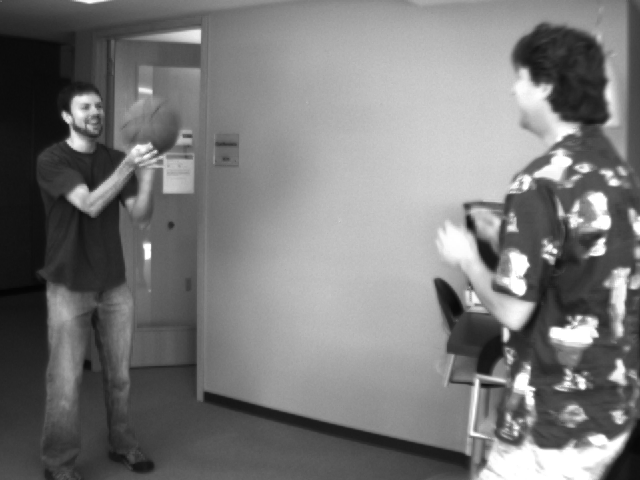
#> input picture Assignment_5/eval-data-gray/Basketball/frame10.png, 640 x 480 px
$ jupyter execute --allow-errors Report.ipynb   (text cells are left out)
#> lines starting #> are read from the running program, lines starting #| are printed output that depends on the picture; pictures that were not available may be replaced by others from this repository, and a replacement may not be noted
[cell 1]
import numpy as np
import pandas as pd
import matplotlib.pyplot as plt
import cv2 as cv

[cell 2]
def optical_flow(frame1, frame2, win=2):
    Ix = np.zeros(frame1.shape).astype(np.float32)
    Iy = np.zeros(frame1.shape).astype(np.float32)
    It = np.zeros(frame1.shape).astype(np.float32)

    Ix[1:-1, 1:-1] = cv.subtract(frame1[1:-1, 2:], frame1[1:-1, :-2]) / 2
    Iy[1:-1, 1:-1] = cv.subtract(frame1[2:, 1:-1], frame1[:-2, 1:-1]) / 2
    It[1:-1, 1:-1] = cv.subtract(frame1[1:-1, 1:-1], frame2[1:-1, 1:-1])

    params = np.zeros(frame1.shape + (5, ))
    params[..., 0] = Ix**2
    params[..., 1] = Iy**2
    params[..., 2] = Ix * Iy
    params[..., 3] = Ix * It
    params[..., 4] = Iy * It
    del It, Ix, Iy
    cum_params = np.cumsum(np.cumsum(params, axis=0), axis=1)
    del params
    win_params = (cum_params[2 * win + 1:, 2 * win + 1:] -
                  cum_params[2 * win + 1:, :-1 - 2 * win])
    win_params -= cum_params[:-1 - 2 * win, 2 * win + 1:]
    win_params += cum_params[:-1 - 2 * win, :-1 - 2 * win]
    del cum_params
    op_flow = np.zeros(frame1.shape + (2, ))
    det = win_params[..., 0] * win_params[..., 1] - win_params[..., 2]**2

    op_flow_x = np.where(det != 0,
                         (win_params[..., 1] * win_params[..., 3] -
                          win_params[..., 2] * win_params[..., 4]) / det, 0)
    op_flow_y = np.where(det != 0,
                         (win_params[..., 0] * win_params[..., 4] -
                          win_params[..., 2] * win_params[..., 3]) / det, 0)
    op_flow[win + 1:-1 - win, win + 1:-1 - win, 0] = op_flow_x[:-1, :-1]
    op_flow[win + 1:-1 - win, win + 1:-1 - win, 1] = op_flow_y[:-1, :-1]
    op_flow = op_flow.astype(np.float32)
    return op_flow

[cell 3]
def draw_flow(img, flow):
    x = np.arange(0, img.shape[1], 1)
    y = np.arange(0, img.shape[0], 1)
    x, y = np.meshgrid(x, y)
    plt.figure()
    fig = plt.imshow(img, cmap='gray', interpolation='bicubic')
    plt.axis('off')
    fig.axes.get_xaxis().set_visible(False)
    fig.axes.get_yaxis().set_visible(False)
    step = img.shape[0] / 20
    step = int(step)
    plt.quiver(
        x[::step, ::step],
        y[::step, ::step],
        flow[::step, ::step, 0],
        flow[::step, ::step, 1],
        color='r',
        pivot='middle',
        headwidth=2,
        headlength=3)
    plt.axis('off')
    plt.show()

[cell 4]
image1 = cv.imread("eval-data-gray/Basketball/frame10.png", 0)
#> image1 is the input picture: shape (480, 640); min 4, max 255, mean 120.3
image2 = cv.imread("eval-data-gray/Basketball/frame11.png", 0)
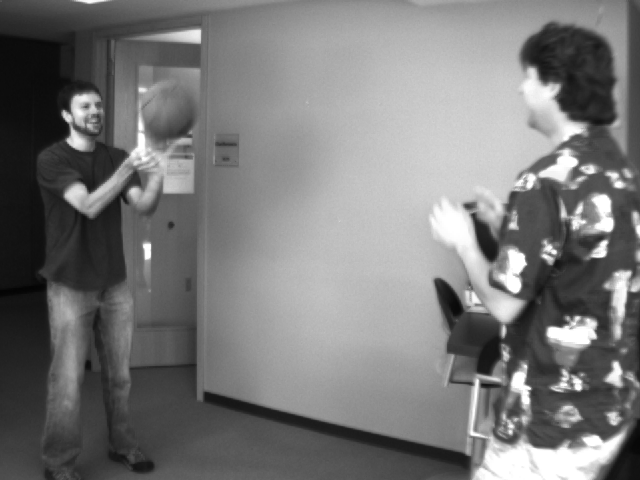
#> input picture Assignment_5/eval-data-gray/Basketball/frame11.png, 640 x 480 px
#> image2 is the input picture: shape (480, 640); min 4, max 255, mean 119.9
flow = optical_flow(image1, image2, 15)
#> in optical_flow, `It[1:-1, 1:-1] = cv.subtract(frame1[1:-1, 1:-1], frame2[1:-1, 1:-1])`:
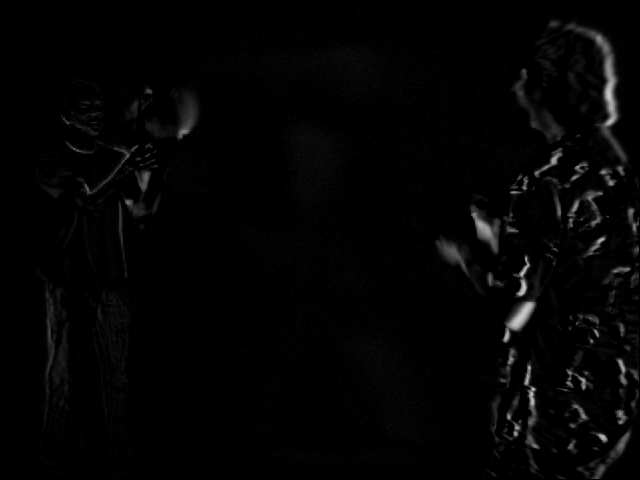
#> It: shape (480, 640) float32; min 0, max 203, mean 4.1
draw_flow(image1, flow)

[cell 5]
image1 = cv.imread("eval-data-gray/Army/frame10.png", 0)
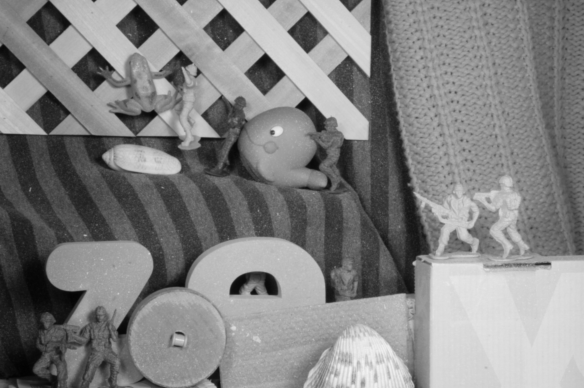
#> input picture Assignment_5/eval-data-gray/Army/frame10.png, 584 x 388 px
#> image1 is the input picture: shape (388, 584); min 2, max 244, mean 129.5
image2 = cv.imread("eval-data-gray/Army/frame11.png", 0)
#> (the rest of this cell did not finish here and is left out)

#> call 2 of optical_flow, with win = 15
#> in optical_flow (call 2), `Iy[1:-1, 1:-1] = cv.subtract(frame1[2:, 1:-1], frame1[:-2, 1:-1]) / 2`:
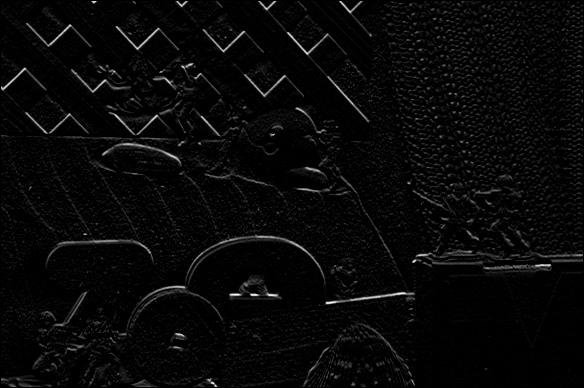
#> Iy: shape (388, 584) float32; min 0, max 67.5, mean 2.1; drawn with min black and max white
draw_flow(image1, flow)

[cell 6]
image1 = cv.imread("eval-data-gray/Teddy/frame10.png", 0)
image2 = cv.imread("eval-data-gray/Teddy/frame11.png", 0)
#> (the rest of this cell did not finish here and is left out)

draw_flow(image1, flow)

[cell 7]
image1 = cv.imread("eval-data-gray/Wooden/frame10.png", 0)
image2 = cv.imread("eval-data-gray/Wooden/frame11.png", 0)
#> (the rest of this cell did not finish here and is left out)

draw_flow(image1, flow)

[cell 8]
image1 = cv.imread("eval-data-gray/Grove/frame10.png", 0)
image2 = cv.imread("eval-data-gray/Grove/frame11.png", 0)
#> (the rest of this cell did not finish here and is left out)

[cell 9]
cap = cv.VideoCapture("vtest.avi")

ret, frame1 = cap.read()
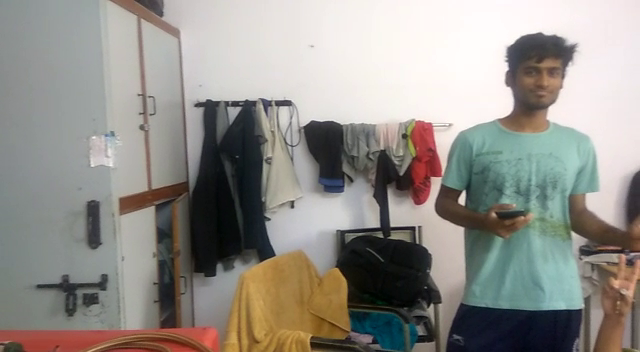
#> input picture frame 27 of Assignment_5/test.mp4, 640 x 352 px, given in place of vtest.avi, which was not available
#> frame1 is the input picture: shape (352, 640, 3); mean B, G, R 138.3, 144.2, 147.3
prvs = cv.cvtColor(frame1, cv.COLOR_BGR2GRAY)
hsv = np.zeros_like(frame1)
hsv[..., 1] = 255
count = -1
while True:
    ret, frame2 = cap.read()
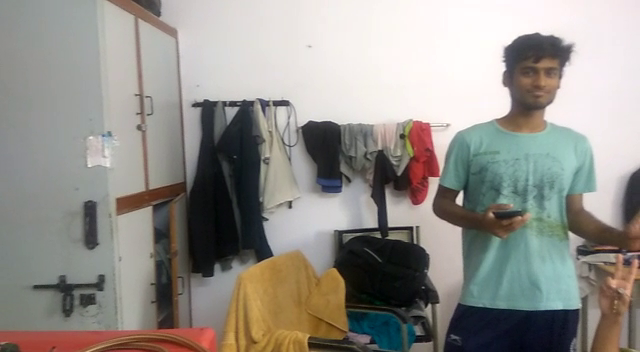
#> input picture frame 28 of Assignment_5/test.mp4, 640 x 352 px, given in place of vtest.avi, which was not available
#> frame2 is the input picture: shape (352, 640, 3); mean B, G, R 138.5, 144.4, 147.6
    count += 1
    if count % 200 != 0:
        continue
    if ret is False:
        break
    next = cv.cvtColor(frame2, cv.COLOR_BGR2GRAY)

    flow = optical_flow(prvs, next, 24)

    mag, ang = cv.cartToPolar(flow[..., 0], flow[..., 1])
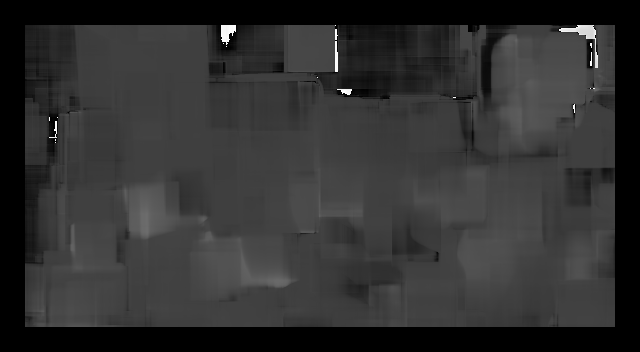
#> ang: shape (352, 640) float32; min 0, max 6.28, mean 1.21; drawn with min black and max white
    hsv[..., 0] = ang * 180 / np.pi / 2
    hsv[..., 2] = cv.normalize(mag, None, 0, 255, cv.NORM_MINMAX)
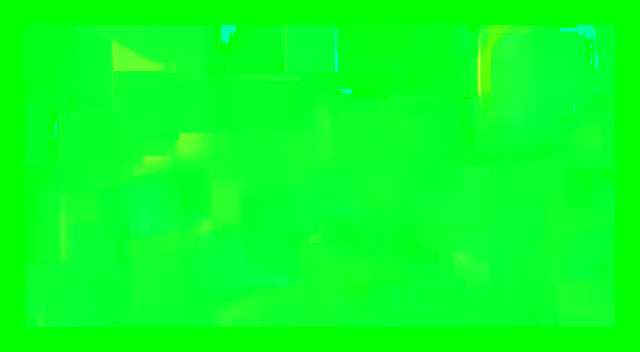
#> hsv: shape (352, 640, 3); mean of channels 0, 1, 2 34.2, 255, 7.7; drawn as B, G, R
    rgb = cv.cvtColor(hsv, cv.COLOR_HSV2BGR)
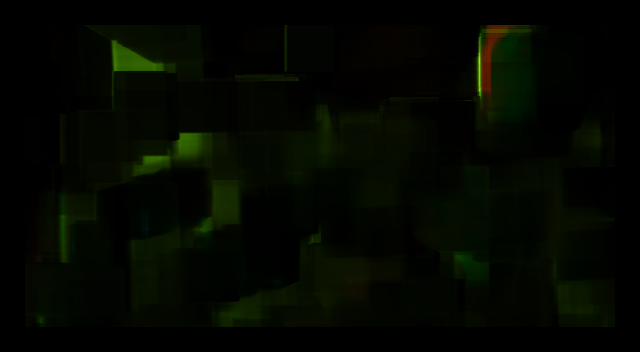
#> rgb: shape (352, 640, 3); mean B, G, R 0, 7.5, 3.6

    plt.subplot(1, 2, 1)
    plt.imshow(cv.cvtColor(frame2, cv.COLOR_BGR2RGB))
    plt.axis("off")
    plt.subplot(1, 2, 2)
    plt.imshow(cv.cvtColor(rgb, cv.COLOR_BGR2RGB))
    plt.axis("off")
    plt.show()
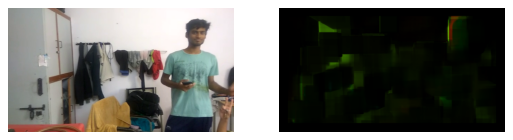
#> figure drawn by matplotlib, 2 panels
    prvs = next
cap.release()
